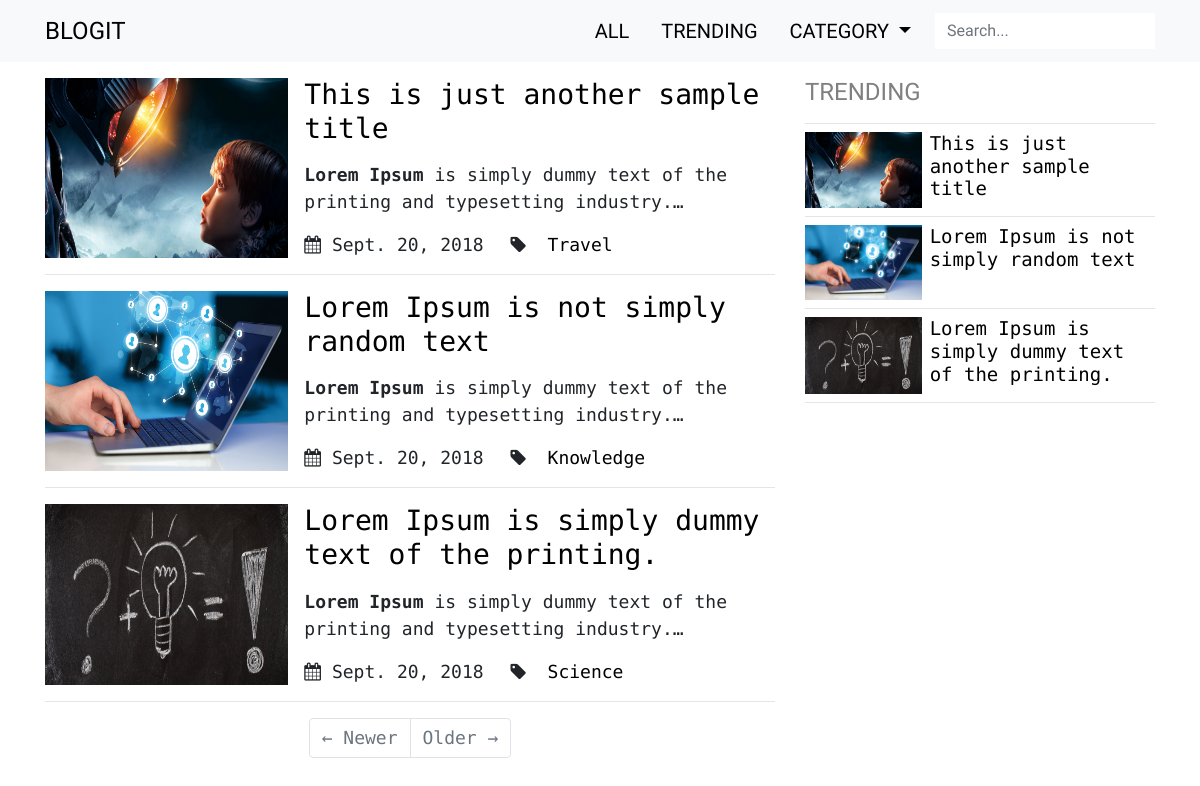
The app's page /posts/, older data.
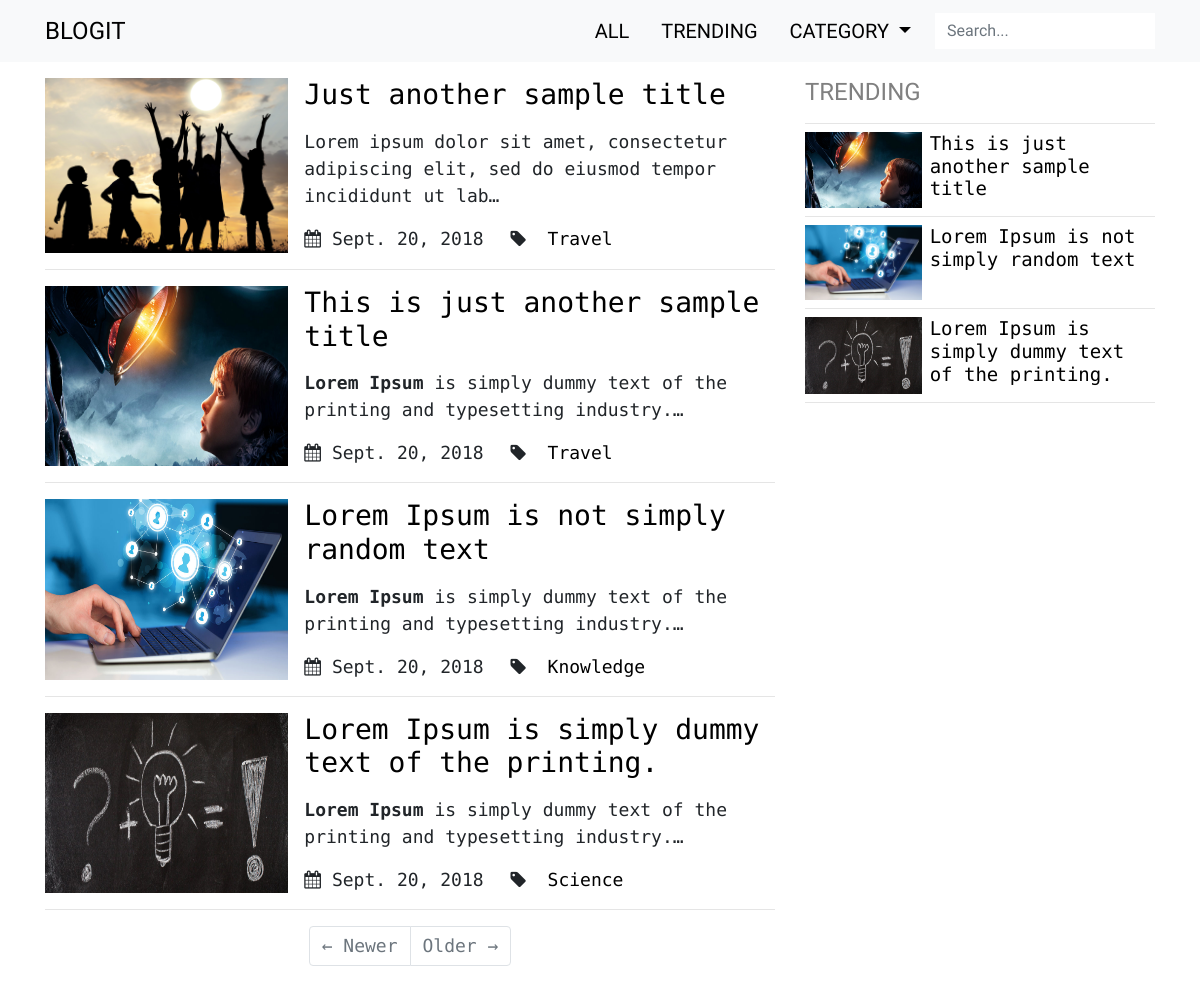
The same page, newer data.
### posts/models.py (models this page shows, shortened)
class TimeStamp(models.Model):
    created = models.DateTimeField(auto_now_add=True)
    updated = models.DateTimeField(auto_now=True)
    class Meta:
        abstract = True

class Post(TimeStamp):
    author = models.ForeignKey(Author, on_delete=models.CASCADE)
    title = models.CharField(max_length=100)
    slug = models.SlugField(max_length=100, unique=True, blank=True)
    cover = models.ImageField(upload_to='images/covers')
    cover_thumb = ImageSpecField(source='cover',
                                 processors=[ResizeToFill(400, 250)],
                                 format='JPEG',
                                 options={'quality':80})
    content = RichTextUploadingField()
    category = models.ManyToManyField('Category')
    meta_keywords = models.CharField(max_length=120,
                                     help_text='Keywords should be separated by commas.')
    meta_description = models.TextField(max_length=300, null=True)
    publish = models.BooleanField(default=False)
    def get_absolute_url(self):
        return reverse('posts:post_detail', kwargs={'post_slug': self.slug})
    class Meta:
        verbose_name = 'post'
        verbose_name_plural = 'posts'
        ordering = ['-created']

class Category(models.Model):
    title = models.CharField(max_length=30)
    def get_absolute_url(self):
        return reverse('posts:category_list', kwargs={'category_title': self.title})
    class Meta:
        verbose_name = 'category'
        verbose_name_plural = 'categories'

### posts/views.py (the view)
def post_list(request):
    published_post = Post.objects.filter(publish=True)
    paginator = Paginator(published_post, 5)
    page = request.GET.get('page')
    posts = paginator.get_page(page)
    posts_visit_count = Visitor.objects.filter(post__in=published_post) \
        .values('post').annotate(visits=Count('post__id')).order_by('-visits')
    trending_posts_id = [post['post'] for post in posts_visit_count]
    date_now = datetime.datetime.now()
    date_since = date_now - relativedelta.relativedelta(months=3)
    trend_post = published_post.filter(pk__in=trending_posts_id) \
        .filter(updated__date__range=[date_since, date_now])[:5]
    context = {'posts': posts, 'trend_post': trend_post}
    return render(request, 'posts/post_list.html', context)

### posts/templates/posts/post_list.html (shortened to what this page needs)
{% extends 'base.html' %}
{% load staticfiles %}
{% block head %}
	<link href="{% static 'posts/css/post_list.css' %}" rel="stylesheet">
{% endblock %}
{% block body %}
{% for post in posts %}
	<div class="row post-card no-gutters">
		<div class="col-md-4">
			<img class="card-img rounded-0" src="{{ post.cover_thumb.url }}" alt="{{ post.title }}">
		</div>
		<div class="col-md-8">
			<div class="card-block pl-md-3">
				<a href="{{ post.get_absolute_url }}" class="unstyled-link">
					<h3>{{ post.title }}</h3>
				</a>
				<p>{{ post.content|truncatechars:100|safe }}</p>
				<span class="mr-3">
					<i class="fa fa-calendar" aria-hidden="true"></i>&nbsp;{{ post.updated.date }}
				</span>
				<span class="mr-3">
					<i class="fa fa-tag" aria-hidden="true"></i>
					{% for tag in post.category.all %}
						<a href="{{ tag.get_absolute_url }}" class="unstyled-link">&nbsp;{{ tag.title }}</a>
					{% endfor %}
				</span>
			</div>
		</div>
	</div>
	<hr/>
{% endfor %}
<ul class="pagination justify-content-center my-3">
	{% if posts.has_previous %}
		<li class="page-item">
			<a class="page-link" href="?page={{ posts.previous_page_number }}">&larr; Newer</a>
		</li>
	{% else%}
		<li class="page-item disabled">
			<a class="page-link" href="#">&larr; Newer</a>
		</li>
	{% endif %}
	{% if posts.has_next %}
		<li class="page-item">
			<a class="page-link" href="?page={{ posts.next_page_number }}">Older &rarr;</a>
		</li>
	{% else %}
		<li class="page-item disabled">
			<a class="page-link" href="#">Older &rarr;</a>
		</li>
	{% endif %}
</ul>
{% endblock %}
{% block sidebar %}
	{% include 'posts/trending_posts.html' %}
{% endblock %}

### posts/templates/posts/trending_posts.html
<div class="new-posts mb-4">
    <div class="header">
        <h4>TRENDING</h4>
        <hr class="mb-2">
    </div>
    {% for post in trend_post %}
    <div class="row side-card no-gutters my-0">
        <div class="col-md-4">
            <img class="card-img rounded-0" src="{{ post.cover_thumb.url }}">
        </div>
        <div class="col-md-8">
            <div class="card-block pl-md-2">
                <a href="{{ post.get_absolute_url }}" class="unstyled-link">
					<h5>{{ post.title }}</h5>
				</a>
            </div>
        </div>
    </div>
    <hr class="my-2"/>
    {% endfor %}
</div>

Row changes from the older to the newer data that the page shows:
added Post: cover_thumb (picture), title "Just another sample title", content "Lorem ipsum dolor sit amet, consectetur adipiscing elit, sed do eiusmod tempor incididunt ut lab…", updated "Sept. 20, 2018", Category (title "Travel")
